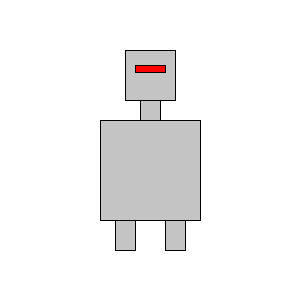
Frame 1 (no input)
Frame 60 (the mouse pressed at the canvas centre just before this capture): identical to frame 1, image omitted
Frame 120 (the mouse held since frame 60 and released just before this capture): identical to frame 1, image omitted

The Processing sketch that drew this single still picture (run headless with seeded random() and noise(); from frame 60 on, the mouse is pressed at the canvas centre):

// Processing sketch: robot
// ── robot.pde
void setup(){
size(300,300);
background(255,255,255);
}

void draw(){
fill(196,196,196);
rect(125,50,50,50);
rect(140,100,20,20);
rect(100,120,100,100);
rect(115,220,20,30);
rect(165,220,20,30);
fill(255,0,0);
rect(135,65,30,7);
}
